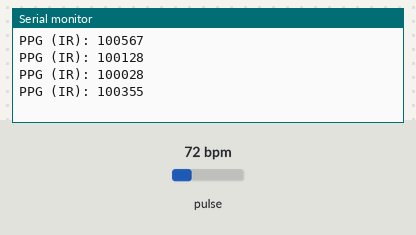
Bench run of a program on a simulated ESP32. Shown: the last lines printed to the serial monitor. The inputs (shaded band) are chosen by the test bench; at power-on: pulse 72 bpm.

Above: at 1.2 s.
1.3 s: pulse set to 42 bpm
At 1.46 s:
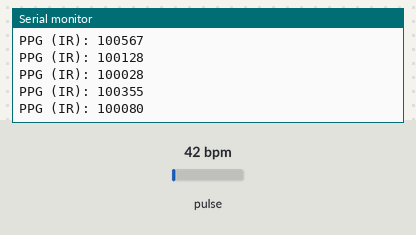
2.8 s: pulse set to 70 bpm
At 3.01 s:
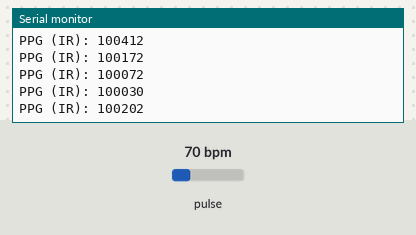
Timing chart, 0 to 5.8 s (numbered marks = the images above; inputs shaded):
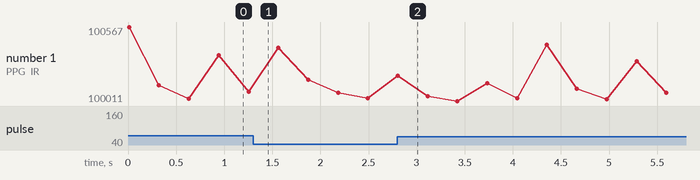

The program:

main.cpp
```cpp
// =====================================================
//  Lector PPG -- diagnostico de hardware real (MAX30102)
//  (mismo codigo que lector-ppg.ino, version PlatformIO)
//
//  Conexion: VIN->3.3V, GND->GND, SCL->GPIO22, SDA->GPIO21, INT sin usar.
// =====================================================

#include <Arduino.h>
#include <Wire.h>
#include <MAX30105.h>

MAX30105 particleSensor;
bool sensorOk = false;

void setup() {
  Serial.begin(115200);
  while (!Serial) {
  }

  Wire.begin();
  // I2C_SPEED_STANDARD (100kHz) en vez de I2C_SPEED_FAST (400kHz): con
  // jumpers sueltos (sin soldar) la velocidad rapida es mas sensible a
  // una conexion un poco floja -- el escaner I2C, que si detecto este
  // chip, uso la velocidad normal por defecto.
  sensorOk = particleSensor.begin(Wire, I2C_SPEED_STANDARD);

  if (sensorOk) {
    particleSensor.setup(0x1F, 4, 2, 100, 411, 4096);
    Serial.println();
    Serial.println("=== Lector PPG listo ===");
    Serial.println("Pon el dedo sobre el sensor para ver el valor subir.");
  } else {
    Serial.println();
    Serial.println("MAX30102 no responde. Revisar cableado I2C.");
  }
}

void loop() {
  if (!sensorOk) {
    Serial.println("PPG: sensor no disponible");
    delay(1000);
    return;
  }

  long irValue = particleSensor.getIR();
  Serial.print("PPG (IR): ");
  Serial.println(irValue);

  delay(300);
}
```

Measured:
- after the input at 2.8 s, the serial monitor: prints a new line at once (image 2)
- plotted number 1: 100080 → 100030 after the input at 1.3 s
